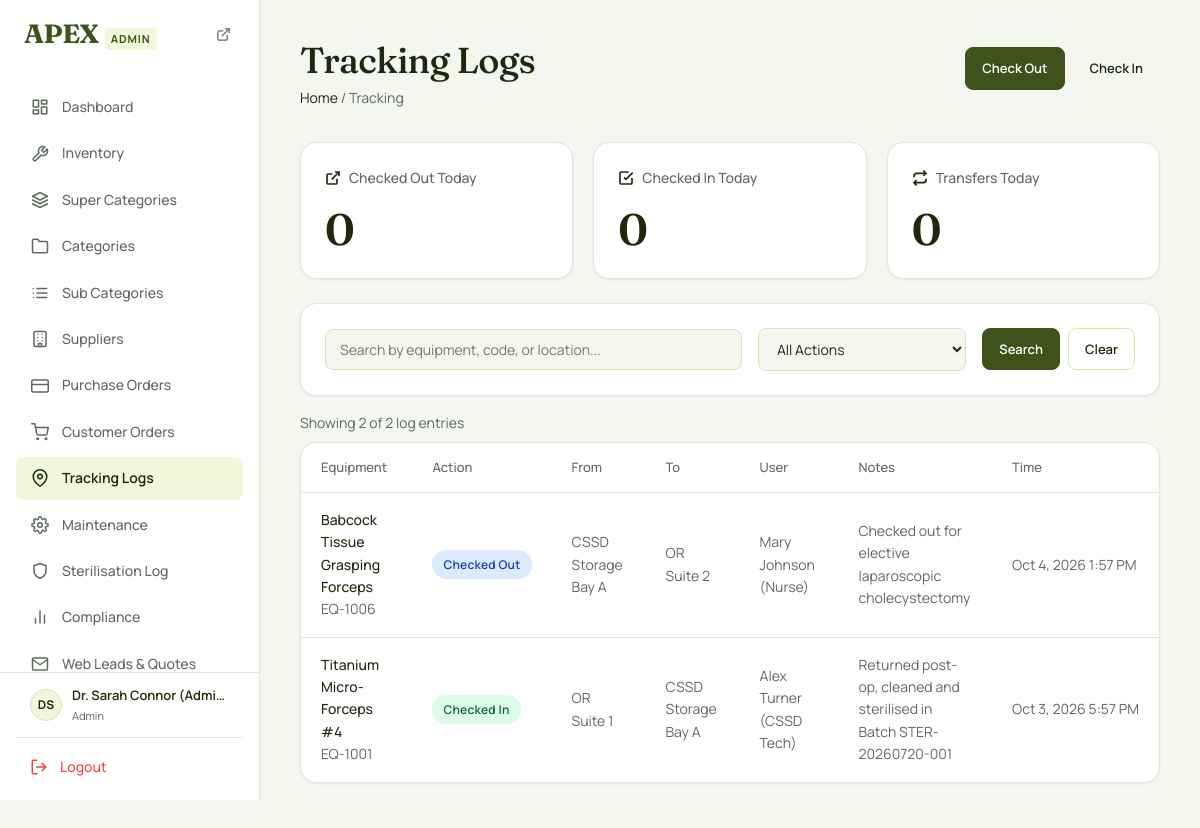
/tracking/tracking-logs.php (signed in), run on the app's committed database.
### tables this page shows
CREATE TABLE `tracking_logs` (
  `id` INT AUTO_INCREMENT PRIMARY KEY,
  `equipment_id` INT NOT NULL,
  `user_id` INT DEFAULT NULL,
  `action` ENUM('check_out', 'check_in', 'transfer') NOT NULL,
  `from_location` VARCHAR(150) DEFAULT NULL,
  `to_location` VARCHAR(150) DEFAULT NULL,
  `notes` TEXT DEFAULT NULL,
  `created_at` DATETIME DEFAULT CURRENT_TIMESTAMP,
  CONSTRAINT `fk_track_equipment` FOREIGN KEY (`equipment_id`) REFERENCES `equipment_inventory`(`id`) ON DELETE CASCADE,
  CONSTRAINT `fk_track_user` FOREIGN KEY (`user_id`) REFERENCES `users`(`id`) ON DELETE SET NULL
);

CREATE TABLE `equipment_inventory` (
  `id` INT AUTO_INCREMENT PRIMARY KEY,
  `equipment_code` VARCHAR(50) NOT NULL UNIQUE,
  `name` VARCHAR(150) NOT NULL,
  `category` VARCHAR(100) NOT NULL,
  `super_category_id` INT DEFAULT NULL,
  `category_id` INT DEFAULT NULL,
  `sub_category_id` INT DEFAULT NULL,
  `status` ENUM('available', 'in_use', 'under_maintenance', 'sterilising', 'retired') NOT NULL DEFAULT 'available',
  `current_location` VARCHAR(150) DEFAULT 'Main Store',
  `last_sterilised_at` DATETIME DEFAULT NULL,
  `purchase_date` DATE DEFAULT NULL,
  `warranty_expiry` DATE DEFAULT NULL,
  `serial_number` VARCHAR(100) DEFAULT NULL,
  `supplier_id` INT DEFAULT NULL,
  `purchase_id` INT DEFAULT NULL,
  `notes` TEXT DEFAULT NULL,
  `created_at` DATETIME DEFAULT CURRENT_TIMESTAMP,
  `updated_at` DATETIME DEFAULT CURRENT_TIMESTAMP ON UPDATE CURRENT_TIMESTAMP,
  CONSTRAINT `fk_equip_supplier` FOREIGN KEY (`supplier_id`) REFERENCES `suppliers`(`id`) ON DELETE SET NULL,
  CONSTRAINT `fk_equip_purchase` FOREIGN KEY (`purchase_id`) REFERENCES `purchases`(`id`) ON DELETE SET NULL,
  CONSTRAINT `fk_equip_super_cat` FOREIGN KEY (`super_category_id`) REFERENCES `super_categories`(`id`) ON DELETE SET NULL,
  CONSTRAINT `fk_equip_cat` FOREIGN KEY (`category_id`) REFERENCES `categories`(`id`) ON DELETE SET NULL,
  CONSTRAINT `fk_equip_subcat` FOREIGN KEY (`sub_category_id`) REFERENCES `sub_categories`(`id`) ON DELETE SET NULL
);

CREATE TABLE `users` (
  `id` INT AUTO_INCREMENT PRIMARY KEY,
  `username` VARCHAR(50) NOT NULL UNIQUE,
  `password_hash` VARCHAR(255) NOT NULL,
  `full_name` VARCHAR(100) NOT NULL,
  `email` VARCHAR(100) DEFAULT NULL,
  `phone` VARCHAR(30) DEFAULT NULL,
  `organization` VARCHAR(150) DEFAULT NULL,
  `shipping_address` TEXT DEFAULT NULL,
  `city` VARCHAR(100) DEFAULT NULL,
  `pincode` VARCHAR(20) DEFAULT NULL,
  `role` ENUM('admin', 'surgeon', 'nurse', 'sterilisation_tech', 'auditor', 'registered_user', 'customer') NOT NULL DEFAULT 'customer',
  `status` ENUM('active', 'inactive') NOT NULL DEFAULT 'active',
  `created_at` DATETIME DEFAULT CURRENT_TIMESTAMP,
  `updated_at` DATETIME DEFAULT CURRENT_TIMESTAMP ON UPDATE CURRENT_TIMESTAMP
);

### tracking/tracking-logs.php (the view, shortened to what this page needs)
<?php
$page    = max(1, (int) ($_GET['page'] ?? 1));
$perPage = 20;
$offset  = ($page - 1) * $perPage;
$search       = trim($_GET['search'] ?? '');
try {
    $pdo = getDbConnection();
    $where  = [];
    $params = [];
    $whereClause = count($where) > 0 ? 'WHERE ' . implode(' AND ', $where) : '';
    $countStmt = $pdo->prepare("
        SELECT COUNT(*) AS total
        FROM tracking_logs tl
        JOIN equipment_inventory ei ON tl.equipment_id = ei.id
        {$whereClause}
    ");
    $countStmt->execute($params);
    $totalRows  = (int) $countStmt->fetch()['total'];
    $dataStmt = $pdo->prepare("
        SELECT tl.*, ei.equipment_code, ei.name AS equipment_name, u.full_name AS user_name
        FROM tracking_logs tl
        JOIN equipment_inventory ei ON tl.equipment_id = ei.id
        LEFT JOIN users u ON tl.user_id = u.id
        {$whereClause}
        ORDER BY tl.created_at DESC
        LIMIT :limit OFFSET :offset
    ");
    $dataStmt->bindValue(':limit', $perPage, PDO::PARAM_INT);
    $dataStmt->bindValue(':offset', $offset, PDO::PARAM_INT);
    $dataStmt->execute();
    $logs = $dataStmt->fetchAll();
    $summaryStmt = $pdo->query("
        SELECT
            SUM(action = 'check_out' AND DATE(created_at) = CURDATE()) AS checkouts_today,
            SUM(action = 'check_in'  AND DATE(created_at) = CURDATE()) AS checkins_today,
            SUM(action = 'transfer'  AND DATE(created_at) = CURDATE()) AS transfers_today
        FROM tracking_logs
    ");
    $summary = $summaryStmt->fetch();
} catch (PDOException $e) {
    error_log('Tracking logs error: ' . $e->getMessage());
    $logs       = [];
    $totalRows  = 0;
    $totalPages = 1;
    $summary    = ['checkouts_today' => 0, 'checkins_today' => 0, 'transfers_today' => 0];
}
require_once __DIR__ . '/../includes/header.php';
require_once __DIR__ . '/../includes/sidebar.php';
?>
<main class="main-content">
    <div class="page-header">
        <div>
            <h1 class="page-title">Tracking Logs</h1>
            <p class="page-breadcrumb">
                <a href="/surgical_equipment/dashboard.php">Home</a> / Tracking
            </p>
        </div>
        <div class="flex gap-2">
            <a href="/surgical_equipment/equipment/check-out.php" class="btn btn-primary">Check Out</a>
            <a href="/surgical_equipment/equipment/check-in.php" class="btn btn-success">Check In</a>
        </div>
    </div>
    <div class="card-grid mb-6">
        <div class="stat-card">
            <div class="stat-header">
                <span class="stat-icon">
                    <svg width="16" height="16" viewBox="0 0 24 24" fill="none" stroke="currentColor" stroke-width="2.5"><polyline points="15 3 21 3 21 9"></polyline><line x1="10" y1="14" x2="21" y2="3"></line><path d="M18 13v6a2 2 0 0 1-2 2H5a2 2 0 0 1-2-2V8a2 2 0 0 1 2-2h6"></path></svg>
                </span>
                <span>Checked Out Today</span>
            </div>
            <div class="stat-value"><?= (int) ($summary['checkouts_today'] ?? 0) ?></div>
        </div>
        <div class="stat-card">
            <div class="stat-header">
                <span class="stat-icon">
                    <svg width="16" height="16" viewBox="0 0 24 24" fill="none" stroke="currentColor" stroke-width="2.5"><polyline points="9 11 12 14 22 4"></polyline><path d="M21 12v7a2 2 0 0 1-2 2H5a2 2 0 0 1-2-2V5a2 2 0 0 1 2-2h11"></path></svg>
                </span>
                <span>Checked In Today</span>
            </div>
            <div class="stat-value"><?= (int) ($summary['checkins_today'] ?? 0) ?></div>
        </div>
        <div class="stat-card">
            <div class="stat-header">
                <span class="stat-icon">
                    <svg width="16" height="16" viewBox="0 0 24 24" fill="none" stroke="currentColor" stroke-width="2.5"><polyline points="17 1 21 5 17 9"></polyline><path d="M3 11V9a4 4 0 0 1 4-4h14"></path><polyline points="7 23 3 19 7 15"></polyline><path d="M21 13v2a4 4 0 0 1-4 4H3"></path></svg>
                </span>
                <span>Transfers Today</span>
            </div>
            <div class="stat-value"><?= (int) ($summary['transfers_today'] ?? 0) ?></div>
        </div>
    </div>
    <div class="card mb-4">
        <form method="get" action="/surgical_equipment/tracking/tracking-logs.php" class="flex flex-between gap-4" style="flex-wrap: wrap;">
            <div class="flex gap-2" style="flex: 2; min-width: 200px;">
                <input type="text" name="search" class="form-control"
                       placeholder="Search by equipment, code, or location..."
                       value="<?= htmlspecialchars($search, ENT_QUOTES, 'UTF-8') ?>">
            </div>
            <div class="flex gap-2" style="flex: 1; min-width: 150px;">
                <select name="action_filter" class="form-control">
                    <option value="">All Actions</option>
                </select>
            </div>
            <div class="flex gap-2">
                <button type="submit" class="btn btn-primary">Search</button>
                <a href="/surgical_equipment/tracking/tracking-logs.php" class="btn btn-secondary">Clear</a>
            </div>
        </form>
    </div>
    <div class="flex flex-between mb-2">
        <span class="text-muted" style="font-size: var(--font-size-sm);">
            Showing <?= count($logs) ?> of <?= number_format($totalRows) ?> log entries
        </span>
    </div>
    <div class="card" style="padding: 0; overflow: hidden;">
        <div class="table-container">
            <table>
                <thead>
                    <tr>
                        <th>Equipment</th>
                        <th>Action</th>
                        <th>From</th>
                        <th>To</th>
                        <th>User</th>
                        <th>Notes</th>
                        <th>Time</th>
                    </tr>
                </thead>
                <tbody>
                    <?php if (count($logs) > 0): ?>
                        <?php foreach ($logs as $log): ?>
                            <?php
                                $actKey = $log['action'] ?? '';
                                $badgeColor = match ($actKey) {
                                    'check_out' => ['bg' => '#dbeafe', 'fg' => '#1e40af'],
                                    'check_in'  => ['bg' => '#dcfce7', 'fg' => '#166534'],
                                    'transfer'  => ['bg' => '#fef3c7', 'fg' => '#92400e'],
                                    default     => ['bg' => '#f3e8ff', 'fg' => '#5b21b6'],
                                };
                                $actionName = match ($actKey) {
                                    'check_out' => 'Checked Out',
                                    'check_in'  => 'Checked In',
                                    'transfer'  => 'Transferred',
                                    default     => ucfirst(str_replace('_', ' ', $actKey)),
                                };
                            ?>
                            <tr>
                                <td>
                                    <a href="/surgical_equipment/equipment/equipment-details.php?id=<?= (int) ($log['equipment_id'] ?? 0) ?>" style="font-weight: 500;">
                                        <?= htmlspecialchars($log['equipment_name'] ?? '—', ENT_QUOTES, 'UTF-8') ?>
                                    </a>
                                    <br><span class="text-muted" style="font-size: var(--font-size-xs);">
                                        <?= htmlspecialchars($log['equipment_code'] ?? '—', ENT_QUOTES, 'UTF-8') ?>
                                    </span>
                                </td>
                                <td>
                                    <span class="status-badge" style="background: <?= $badgeColor['bg'] ?>; color: <?= $badgeColor['fg'] ?>;">
                                        <?= htmlspecialchars($actionName, ENT_QUOTES, 'UTF-8') ?>
                                    </span>
                                </td>
                                <td class="text-muted" style="font-size: var(--font-size-sm);">
                                    <?= htmlspecialchars($log['from_location'] ?? '—', ENT_QUOTES, 'UTF-8') ?>
                                </td>
                                <td class="text-muted" style="font-size: var(--font-size-sm);">
                                    <?= htmlspecialchars($log['to_location'] ?? '—', ENT_QUOTES, 'UTF-8') ?>
                                </td>
                                <td class="text-muted" style="font-size: var(--font-size-xs);">
                                    <?= htmlspecialchars($log['user_name'] ?? 'System', ENT_QUOTES, 'UTF-8') ?>
                                </td>
                                <td class="text-muted" style="font-size: var(--font-size-xs); max-width: 200px;">
                                    <?= htmlspecialchars($log['notes'] ?? '—', ENT_QUOTES, 'UTF-8') ?>
                                </td>
                                <td class="text-muted" style="font-size: var(--font-size-xs); white-space: nowrap;">
                                    <?= !empty($log['created_at']) ? date('M j, Y g:i A', strtotime($log['created_at'])) : '—' ?>
                                </td>
                            </tr>
                        <?php endforeach; ?>
                    <?php endif; ?>
                </tbody>
            </table>
        </div>
    </div>
</main>
<?php require_once __DIR__ . '/../includes/footer.php'; ?>

### data on the page
tracking_logs: equipment.name "Babcock Tissue Grasping Forceps", equipment.equipment_code "EQ-1006", action "Checked Out", from_location "CSSD Storage Bay A", to_location "OR Suite 2", user.full_name "Mary Johnson (Nurse)", notes "Checked out for elective laparoscopic cholecystectomy", created_at "Oct 4, 2026 1:57 PM"
tracking_logs: equipment.name "Titanium Micro-Forceps #4", equipment.equipment_code "EQ-1001", action "Checked In", from_location "OR Suite 1", to_location "CSSD Storage Bay A", user.full_name "Alex Turner (CSSD Tech)", notes "Returned post-op, cleaned and sterilised in Batch STER-20260720-001", created_at "Oct 3, 2026 5:57 PM"

### other printed values
$menuItem['label'] "Dashboard"
$menuItem['label'] "Inventory"
$menuItem['label'] "Super Categories"
$menuItem['label'] "Categories"
$menuItem['label'] "Sub Categories"
$menuItem['label'] "Suppliers"
$menuItem['label'] "Purchase Orders"
$menuItem['label'] "Customer Orders"
$menuItem['label'] "Tracking Logs"
$menuItem['label'] "Maintenance"
$menuItem['label'] "Sterilisation Log"
$menuItem['label'] "Compliance"
$menuItem['label'] "Web Leads & Quotes"
$initials "DS"
$fullName "Dr. Sarah Connor (Admin)"
